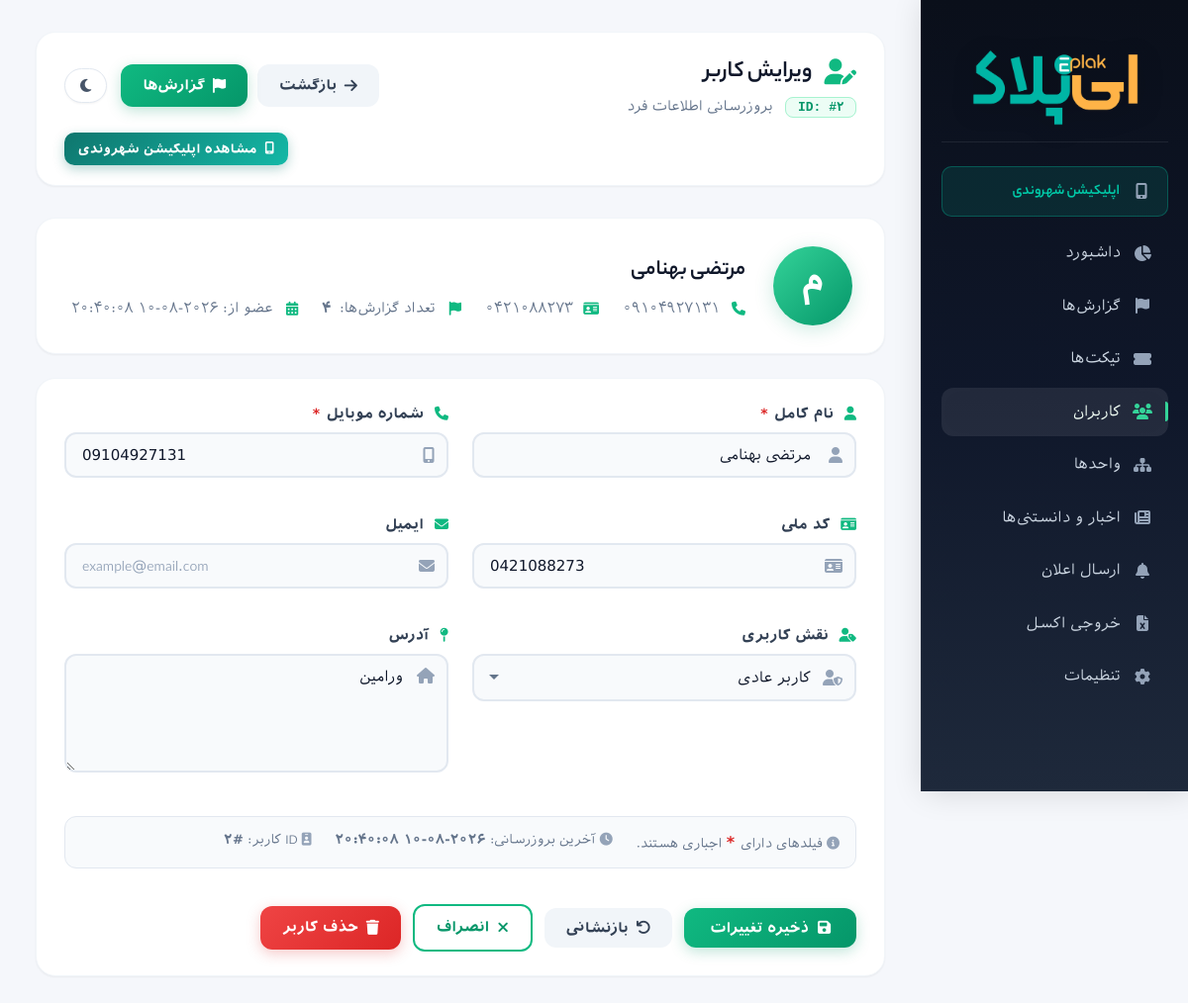
Page /admin/user_edit.php?id=2 (signed in) on the committed database.
### tables this page shows
CREATE TABLE `users`  (
  `id` int NOT NULL AUTO_INCREMENT,
  `phone` varchar(20) NOT NULL,
  `name` varchar(255) NOT NULL,
  `address` varchar(500) NULL DEFAULT NULL,
  `nid` varchar(20) NULL DEFAULT NULL,
  `created_at` timestamp NOT NULL DEFAULT current_timestamp(),
  PRIMARY KEY (`id`) USING BTREE,
  UNIQUE INDEX `phone`(`phone` ASC) USING BTREE
);

### admin/includes/functions.php (called while the page is built, shortened)
<?php
function getUserById(PDO $pdo, int $id): ?array {
    $stmt = $pdo->prepare('SELECT * FROM users WHERE id = :id LIMIT 1');
    $stmt->bindValue(':id', $id, PDO::PARAM_INT);
    $stmt->execute();
    $user = $stmt->fetch();
    return $user ?: null;
}
function getReportsByUser(PDO $pdo, string $userPhone): array {
    $stmt = $pdo->prepare('SELECT *, CONCAT("EP-1403-", LPAD(id + 1000, 4, "0")) AS code FROM reports WHERE user_phone = :user_phone ORDER BY created_at DESC');
    $stmt->bindValue(':user_phone', $userPhone);
    $stmt->execute();
    return $stmt->fetchAll();
}

### admin/auth.php (called while the page is built, shortened)
<?php
function eplakCsrfToken(): string {
    return $_SESSION['eplak_csrf'];
}
function eplakCsrfQuery(): string {
    return '&_token=' . rawurlencode(eplakCsrfToken());
}

### admin/user_edit.php (the view, shortened to what this page needs)
<?php
require_once __DIR__ . '/auth.php';
require_once __DIR__ . '/includes/functions.php';
$id = (int)($_GET['id'] ?? 0);
$user = getUserById($pdo, $id);
$reportsCount = count(getReportsByUser($pdo, $user['phone']));
?>
<!doctype html>
<html lang="fa" dir="rtl">
<head>
  <link rel="stylesheet" href="assets/style.css?v=6">
  <link rel="stylesheet" href="assets/fontawesome/css/all.min.css">
</head>
<body>
  <div class="layout">
    <aside class="sidebar">
      <div class="brand">
        <img class="logo-light" src="assets/img/logo.png" alt="ای‌پلاک">
      </div>
      <nav>
        <a href="index.php"><i class="fas fa-chart-pie"></i> <span>داشبورد</span></a>
        <a href="reports.php"><i class="fas fa-flag"></i> <span>گزارش‌ها</span></a>
        <a href="tickets.php"><i class="fas fa-ticket-alt"></i> <span>تیکت‌ها</span></a>
        <a class="active" href="users.php"><i class="fas fa-users"></i> <span>کاربران</span></a>
        <a href="departments.php"><i class="fas fa-sitemap"></i> <span>واحدها</span></a>
                <a href="news.php"><i class="fas fa-newspaper"></i> <span>اخبار و دانستنی‌ها</span></a>
        <a href="notifications.php"><i class="fas fa-bell"></i> <span>ارسال اعلان</span></a>
<a href="export.php"><i class="fas fa-file-excel"></i> <span>خروجی اکسل</span></a>
<a href="settings.php"><i class="fas fa-cog"></i> <span>تنظیمات</span></a>
      </nav>
    </aside>
    <main class="main">
      <header class="topbar">
        <div class="topbar-left">
          <h1>
            <i class="fas fa-user-edit" style="color: var(--primary-500); margin-left: 12px;"></i>
            ویرایش کاربر
          </h1>
          <p>
            <span class="badge-code" style="margin-left: 8px;">ID: #<?= (int)$user['id'] ?></span>
            بروزرسانی اطلاعات فرد
          </p>
        </div>
        <div class="topbar-right">
          <a href="users.php" class="btn btn-secondary">
            <i class="fas fa-arrow-right"></i> بازگشت
          </a>
          <a href="user_reports.php?phone=<?= urlencode($user['phone']) ?>" class="btn btn-primary">
            <i class="fas fa-flag"></i> گزارش‌ها
          </a>
        </div>
      </header>
      <div class="user-profile-card">
        <div class="user-profile-avatar">
          <?= htmlspecialchars(mb_substr($user['name'] ?? 'U', 0, 1)) ?>
        </div>
        <div class="user-profile-info">
          <h3><?= htmlspecialchars($user['name'] ?? 'کاربر ناشناس') ?></h3>
          <div class="user-profile-details">
            <span><i class="fas fa-phone"></i> <?= htmlspecialchars($user['phone']) ?></span>
            <?php if (!empty($user['nid'])): ?>
              <span><i class="fas fa-id-card"></i> <?= htmlspecialchars($user['nid']) ?></span>
            <?php endif; ?>
            <span><i class="fas fa-flag"></i> تعداد گزارش‌ها: <strong><?= $reportsCount ?></strong></span>
            <span><i class="fas fa-calendar-alt"></i> عضو از: <?= htmlspecialchars($user['created_at'] ?? 'نامشخص') ?></span>
          </div>
        </div>
      </div>
      <section class="panel">
        <form method="post" class="report-form">
          <div class="form-row">
            <div class="form-group">
              <label for="name">
                <i class="fas fa-user" style="color: var(--primary-500); margin-left: 6px;"></i>
                نام کامل <span class="required">*</span>
              </label>
              <div class="input-icon-wrapper">
                <input
                  type="text"
                  id="name"
                  name="name"
                  class="form-control"
                  value="<?= htmlspecialchars($user['name']) ?>"
                  required
                  placeholder="نام و نام خانوادگی را وارد کنید"
                  autofocus
                >
              </div>
            </div>
            <div class="form-group">
              <label for="phone">
                <i class="fas fa-phone" style="color: var(--primary-500); margin-left: 6px;"></i>
                شماره موبایل <span class="required">*</span>
              </label>
              <div class="input-icon-wrapper">
                <input
                  type="text"
                  id="phone"
                  name="phone"
                  class="form-control"
                  value="<?= htmlspecialchars($user['phone']) ?>"
                  required
                  placeholder="مثلاً 09123456789"
                  dir="ltr"
                >
              </div>
            </div>
          </div>
          <div class="form-row">
            <div class="form-group">
              <label for="nid">
                <i class="fas fa-id-card" style="color: var(--primary-500); margin-left: 6px;"></i>
                کد ملی
              </label>
              <div class="input-icon-wrapper">
                <input
                  type="text"
                  id="nid"
                  name="nid"
                  class="form-control"
                  value="<?= htmlspecialchars($user['nid'] ?? '') ?>"
                  placeholder="مثلاً 1234567890"
                  dir="ltr"
                >
              </div>
            </div>
            <div class="form-group">
              <label for="email">
                <i class="fas fa-envelope" style="color: var(--primary-500); margin-left: 6px;"></i>
                ایمیل
              </label>
              <div class="input-icon-wrapper">
                <input
                  type="email"
                  id="email"
                  name="email"
                  class="form-control"
                  value="<?= htmlspecialchars($user['email'] ?? '') ?>"
                  placeholder="example@email.com"
                  dir="ltr"
                >
              </div>
            </div>
          </div>
          <div class="form-row">
            <div class="form-group">
              <label for="role">
                <i class="fas fa-user-tag" style="color: var(--primary-500); margin-left: 6px;"></i>
                نقش کاربری
              </label>
              <div class="input-icon-wrapper">
                <select id="role" name="role" class="form-control">
                  <option value="user" <?= ($user['role'] ?? 'user') === 'user' ? 'selected' : '' ?>>کاربر عادی</option>
                </select>
              </div>
            </div>
            <div class="form-group">
              <label for="address">
                <i class="fas fa-map-pin" style="color: var(--primary-500); margin-left: 6px;"></i>
                آدرس
              </label>
              <div class="input-icon-wrapper" style="align-items: flex-start;">
                <textarea
                  id="address"
                  name="address"
                  class="form-control"
                  rows="3"
                  placeholder="آدرس کامل کاربر را وارد کنید..."
                ><?= htmlspecialchars($user['address'] ?? '') ?></textarea>
              </div>
            </div>
          </div>
          <div class="form-row">
            <div class="form-group full-width">
              <div style="display: flex; gap: 24px; flex-wrap: wrap; padding: 12px 16px; background: var(--dark-50); border-radius: var(--radius-md); border: 1px solid var(--dark-200);">
                <span style="font-size: 13px; color: var(--dark-500);">
                  <i class="fas fa-info-circle" style="color: var(--dark-400);"></i>
                  فیلدهای دارای <span class="required" style="font-size: 16px;">*</span> اجباری هستند.
                </span>
                <span style="font-size: 13px; color: var(--dark-500);">
                  <i class="fas fa-clock" style="color: var(--dark-400);"></i>
                  آخرین بروزرسانی: <strong><?= htmlspecialchars($user['updated_at'] ?? $user['created_at'] ?? 'نامشخص') ?></strong>
                </span>
                <span style="font-size: 13px; color: var(--dark-500);">
                  <i class="fas fa-id-badge" style="color: var(--dark-400);"></i>
                  ID کاربر: <strong>#<?= (int)$user['id'] ?></strong>
                </span>
              </div>
            </div>
          </div>
          <div class="form-actions">
            <button type="submit" class="btn btn-primary btn-lg">
              <i class="fas fa-save"></i> ذخیره تغییرات
            </button>
            <button type="reset" class="btn btn-secondary">
              <i class="fas fa-undo"></i> بازنشانی
            </button>
            <a href="users.php" class="btn btn-outline">
              <i class="fas fa-times"></i> انصراف
            </a>
            <a href="actions.php?type=user_delete&id=<?= (int)$user['id'] ?><?= eplakCsrfQuery() ?>" class="btn btn-danger" onclick="return confirm('آیا از حذف این کاربر اطمینان دارید؟\nهمه گزارش‌های این کاربر نیز حذف خواهند شد.')">
              <i class="fas fa-trash"></i> حذف کاربر
            </a>
          </div>
        </form>
      </section>
    </main>
  </div>
</body>
</html>

### rows in the picture
users: id "۲", name "م", name "مرتضی بهنامی", phone "۰۹۱۰۴۹۲۷۱۳۱", nid "۰۴۲۱۰۸۸۲۷۳", created_at "۲۰۲۶-۰۸-۱۰ ۲۰:۴۰:۰۸", phone "09104927131", nid "0421088273", address "ورامین"

### other values in the picture
$reportsCount "۴"
